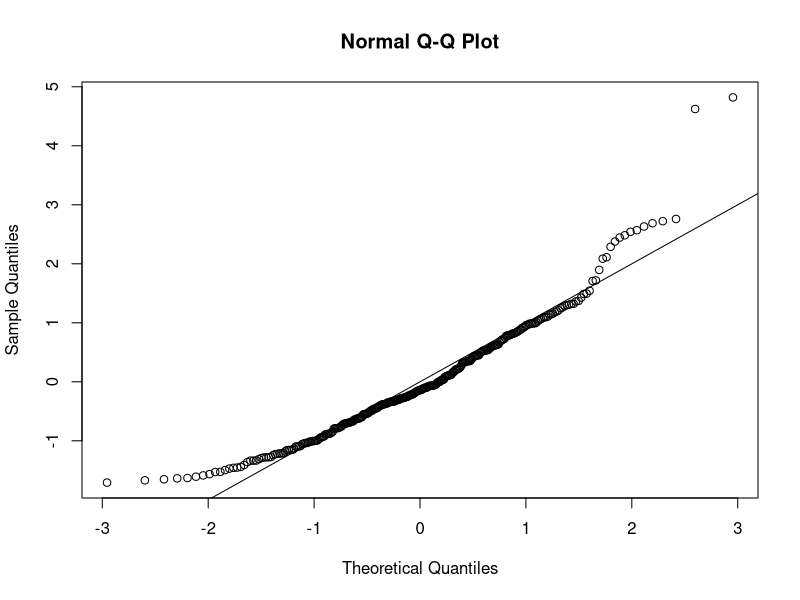
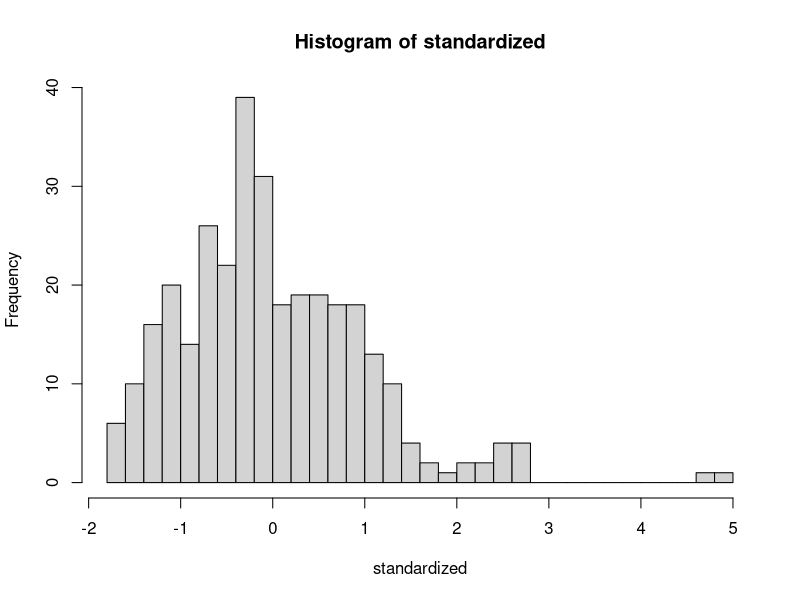
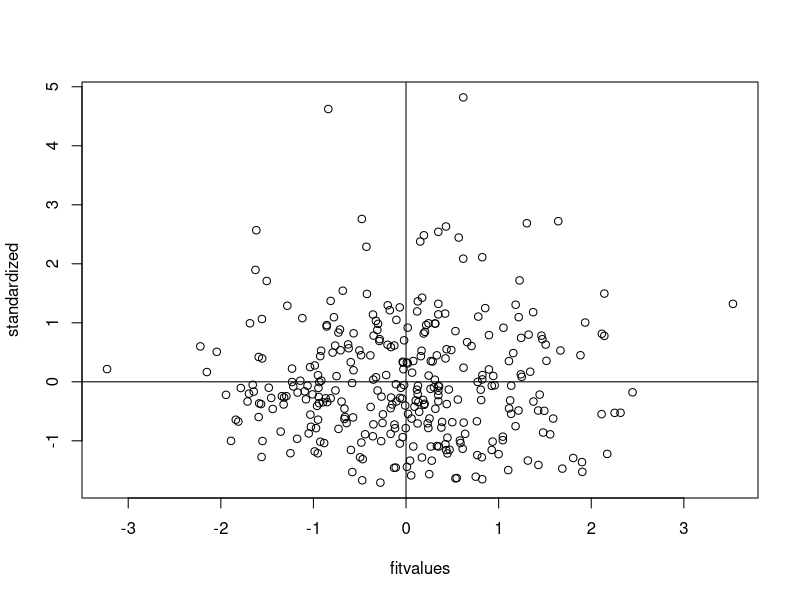

Write R code to recreate these figures, in order. (Note: this script raises an error after producing the figures.)
setwd("G:/GA/Scales")
master = read.csv("Meaning_Scales_SenseofCoherence_RR_RN_Paper.csv")
summary(master)

##No reverse coded items.
library(car)
master$Q57_1 = recode(master$Q57_1, "1='7'; 2='6'; 3='5'; 4='4'; 5='3'; 6='2'; 7='1'")
master$Q59_1 = recode(master$Q59_1, "1='7'; 2='6'; 3='5'; 4='4'; 5='3'; 6='2'; 7='1'")
master$Q61_1 = recode(master$Q61_1, "1='7'; 2='6'; 3='5'; 4='4'; 5='3'; 6='2'; 7='1'")
master$Q62_1 = recode(master$Q62_1, "1='7'; 2='6'; 3='5'; 4='4'; 5='3'; 6='2'; 7='1'")
master$Q63_1 = recode(master$Q63_1, "1='7'; 2='6'; 3='5'; 4='4'; 5='3'; 6='2'; 7='1'")
master$Q64_1 = recode(master$Q64_1, "1='7'; 2='6'; 3='5'; 4='4'; 5='3'; 6='2'; 7='1'")
master$Q66_1 = recode(master$Q66_1, "1='7'; 2='6'; 3='5'; 4='4'; 5='3'; 6='2'; 7='1'")
master$Q69_1 = recode(master$Q69_1, "1='7'; 2='6'; 3='5'; 4='4'; 5='3'; 6='2'; 7='1'")
master$Q70_1 = recode(master$Q70_1, "1='7'; 2='6'; 3='5'; 4='4'; 5='3'; 6='2'; 7='1'")
master$Q71_1 = recode(master$Q71_1, "1='7'; 2='6'; 3='5'; 4='4'; 5='3'; 6='2'; 7='1'")
master$Q73_1 = recode(master$Q73_1, "1='7'; 2='6'; 3='5'; 4='4'; 5='3'; 6='2'; 7='1'")
master$Q74_1 = recode(master$Q74_1, "1='7'; 2='6'; 3='5'; 4='4'; 5='3'; 6='2'; 7='1'")
master$Q77_1 = recode(master$Q77_1, "1='7'; 2='6'; 3='5'; 4='4'; 5='3'; 6='2'; 7='1'")
master$Q78_1 = recode(master$Q78_1, "1='7'; 2='6'; 3='5'; 4='4'; 5='3'; 6='2'; 7='1'")
master$Q79_1 = recode(master$Q79_1, "1='7'; 2='6'; 3='5'; 4='4'; 5='3'; 6='2'; 7='1'")
####DATA SCREENING####

##Missing Data##
library(mice)
percentmiss = function(x){ sum(is.na(x))/length(x) *100 }

##Going by rows ONLY
notypos = master
missing = apply(notypos[ , 3:31], 1, percentmiss) 
table(missing)

##Replace only the data that you should
replacepeople = notypos[ missing <= 5 , ]  
dontpeople = notypos[ missing > 5 , ]

##Figure out the columns to exclude
apply(replacepeople, 2, percentmiss)
replacecolumn = replacepeople[ , -c(1,2,32)]
dontcolumn = replacepeople[ , c(1,2,32)]

##MICE
tempnomiss = mice(replacecolumn)
nomiss = complete(tempnomiss, 1)
summary(nomiss)

##(By your powers) Combine (I am Captain Planet!)
filledin_none = cbind(dontcolumn, nomiss)
summary(filledin_none)

##Small note: When MICE is run on this project the YEAR column
##is moved from the last column to the thrid column.
##This trend is not observed with data that does not need
##to be MICE'd. All code exluding ID columns has been corrected
##for this. 
#~Hannah 

##Outliers##
##Mahal

mahal = mahalanobis(nomiss[ , -c(1:3)], 
                    colMeans(nomiss[ , -c(1:3)], na.rm = TRUE),
                    cov(nomiss[ , -c(1:3)], use="pairwise.complete.obs"))

summary(mahal)
cutoff = qchisq(.999,ncol(nomiss[ , -c(1:3)])) 
summary(mahal < cutoff)
noout = nomiss[ mahal < cutoff, ]

##Additivity: correlations
correlations = cor(noout[,-c(1:3)], use="pairwise.complete.obs")
symnum(correlations)

##Make the random stuff & exclude the ID columns 
random = rchisq(nrow(noout), 7)
fake = lm(random~., data=noout[ , -c(1:3)])

##get the linearity plot
##create the standardized residuals
standardized = rstudent(fake)
qqnorm(standardized)
abline(0,1)

##multivariate normality
hist(standardized, breaks=30)

##homogeneity and homoscedasticity
fitvalues = scale(fake$fitted.values)
plot(fitvalues, standardized) 
abline(0,0)
abline(v = 0)

##scoring (only one factor from the PDF)
SCS = rowSums(filledin_none[ , c(3:31)])

##subsetting data
#Zero = notrandom, One = random, Two = paper
nooutnop = subset(noout, Source < 2)
nomissnop = subset(filledin_none, Source < 2)

notrandom = subset(nomissnop, Source == 0)
random = subset(nomissnop, Source == 1)


library(lavaan)
##data sets
overallmodel = '
Comprehensibility =~
Managability =~
Meaningfulness =~
'
